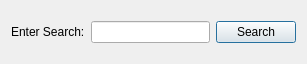
<?xml version="1.0" encoding="UTF-8"?>
<ui version="4.0">
 <class>FilterByTitleDialog</class>
 <widget class="QDialog" name="FilterByTitleDialog">
  <property name="geometry">
   <rect>
    <x>0</x>
    <y>0</y>
    <width>307</width>
    <height>64</height>
   </rect>
  </property>
  <property name="windowTitle">
   <string>FilterByTitleDialog</string>
  </property>
  <layout class="QVBoxLayout" name="verticalLayout">
   <item>
    <layout class="QHBoxLayout" name="horizontalLayout">
     <item>
      <widget class="QLabel" name="enterSearchDirectLabel">
       <property name="text">
        <string>Enter Search:</string>
       </property>
      </widget>
     </item>
     <item>
      <widget class="QLineEdit" name="filterByTitleLineEdit"/>
     </item>
     <item>
      <widget class="QPushButton" name="searchButton">
       <property name="text">
        <string>Search</string>
       </property>
      </widget>
     </item>
    </layout>
   </item>
  </layout>
 </widget>
 <layoutdefault spacing="6" margin="11"/>
 <resources/>
 <connections>
  <connection>
   <sender>searchButton</sender>
   <signal>clicked()</signal>
   <receiver>FilterByTitleDialog</receiver>
   <slot>accept()</slot>
   <hints>
    <hint type="sourcelabel">
     <x>204</x>
     <y>20</y>
    </hint>
    <hint type="destinationlabel">
     <x>271</x>
     <y>25</y>
    </hint>
   </hints>
  </connection>
 </connections>
</ui>
